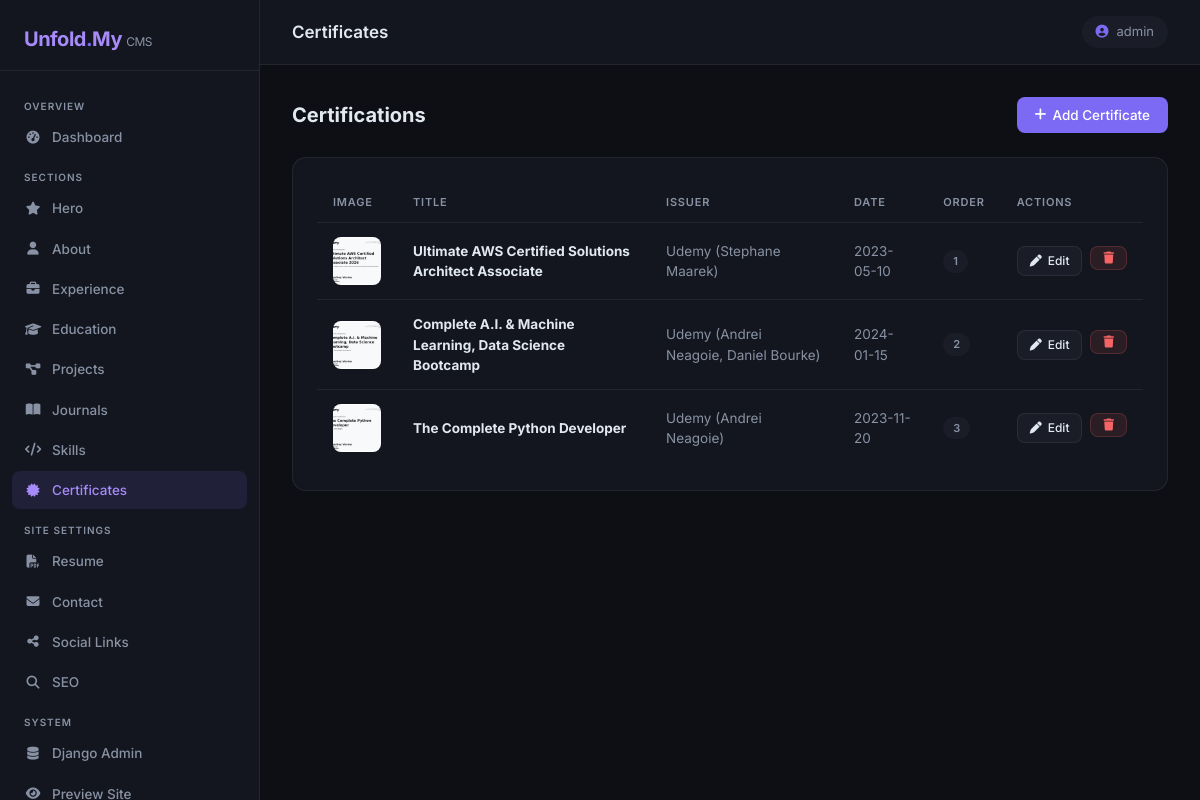
The page /admin-panel/certificates/ (signed in) on the database its author committed.
### profile_1/models.py (models this page shows, shortened)
class Certification(models.Model):
    title = models.CharField(max_length=300)
    issuer = models.CharField(max_length=200)
    issue_date = models.CharField(max_length=50, default="", blank=True)
    certificate_image = models.ImageField(upload_to="certificates/", blank=True, null=True)
    certificate_url = models.URLField(blank=True)
    display_order = models.PositiveIntegerField(default=0)
    class Meta:
        ordering = ["display_order", "title"]

### profile_1/admin_panel/views.py (the view)
# urls.py: path("certificates/",      views.certification_list,  name="certifications"),
@staff_required
def certification_list(request):
    items = Certification.objects.all()
    return render(request, "admin-panel/certificates.html", {"items": items})

### profile_1/admin_panel/views.py (called while the page is built)
def staff_required(view_func):
    @wraps(view_func)
    def wrapper(request, *args, **kwargs):
        if not (request.user.is_authenticated and request.user.is_staff):
            return redirect("admin_panel:login")
        return view_func(request, *args, **kwargs)
    return wrapper

### profile_1/templates/admin-panel/certificates.html (shortened to what this page needs)
{% extends "admin-panel/base.html" %}
{% block page_title_header %}Certificates{% endblock %}
{% block nav_certifications %}active{% endblock %}
{% block content %}
<div class="page-header">
  <h2>Certifications</h2>
  <a href="{% url 'admin_panel:certification-add' %}" class="btn-panel btn-primary-panel"><i class="fa-solid fa-plus"></i> Add Certificate</a>
</div>
<div class="panel-card">
  {% if items %}
  <table class="panel-table">
    <thead>
      <tr><th>Image</th><th>Title</th><th>Issuer</th><th>Date</th><th>Order</th><th>Actions</th></tr>
    </thead>
    <tbody>
      {% for item in items %}
      <tr>
        <td>
          {% if item.certificate_image %}
            <img src="{{ item.certificate_image.url }}" class="thumbnail-sm" alt="">
          {% else %}
            <div style="width:48px;height:48px;border-radius:8px;background:var(--surface2);display:flex;align-items:center;justify-content:center;">
              <i class="fa-solid fa-certificate" style="color:var(--muted)"></i>
            </div>
          {% endif %}
        </td>
        <td><strong>{{ item.title }}</strong></td>
        <td style="color:var(--muted)">{{ item.issuer }}</td>
        <td style="color:var(--muted)">{{ item.issue_date }}</td>
        <td><span class="badge-panel badge-muted">{{ item.display_order }}</span></td>
        <td>
          <div style="display:flex;gap:8px;">
            <a href="{% url 'admin_panel:certification-edit' item.pk %}" class="btn-panel btn-secondary-panel btn-sm-panel"><i class="fa-solid fa-pen"></i> Edit</a>
            <form method="post" action="{% url 'admin_panel:certification-delete' item.pk %}" style="display:inline;" onsubmit="return confirm('Delete?')">
              {% csrf_token %}<button type="submit" class="btn-panel btn-danger-panel btn-sm-panel"><i class="fa-solid fa-trash"></i></button>
            </form>
          </div>
        </td>
      </tr>
      {% endfor %}
    </tbody>
  </table>
  {% else %}
  <div class="empty-state"><i class="fa-solid fa-certificate"></i>No certifications yet.</div>
  {% endif %}
</div>
{% endblock %}

### profile_1/templates/admin-panel/base.html (shortened to what this page needs)
{% load static %}
<!DOCTYPE html>
<html lang="en">
<head>
  <link rel="stylesheet" href="https://cdn.jsdelivr.net/npm/bootstrap@5.3.2/dist/css/bootstrap.min.css">
  <link rel="stylesheet" href="https://cdnjs.cloudflare.com/ajax/libs/font-awesome/6.5.1/css/all.min.css">
</head>
<body>
  <aside class="sidebar">
    <div class="sidebar-brand">Unfold<span>.</span>My <span style="font-size:12px;font-weight:400;color:var(--muted)">CMS</span></div>
    <nav class="sidebar-nav">
      <div class="nav-section-label">Overview</div>
      <a href="{% url 'admin_panel:dashboard' %}" class="sidebar-link {% block nav_dashboard %}{% endblock %}">
        <i class="fa-solid fa-gauge-high"></i> Dashboard
      </a>
      <div class="nav-section-label">Sections</div>
      <a href="{% url 'admin_panel:hero' %}" class="sidebar-link {% block nav_hero %}{% endblock %}">
        <i class="fa-solid fa-star"></i> Hero
      </a>
      <a href="{% url 'admin_panel:about' %}" class="sidebar-link {% block nav_about %}{% endblock %}">
        <i class="fa-solid fa-user"></i> About
      </a>
      <a href="{% url 'admin_panel:experience' %}" class="sidebar-link {% block nav_experience %}{% endblock %}">
        <i class="fa-solid fa-briefcase"></i> Experience
      </a>
      <a href="{% url 'admin_panel:education' %}" class="sidebar-link {% block nav_education %}{% endblock %}">
        <i class="fa-solid fa-graduation-cap"></i> Education
      </a>
      <a href="{% url 'admin_panel:projects' %}" class="sidebar-link {% block nav_projects %}{% endblock %}">
        <i class="fa-solid fa-diagram-project"></i> Projects
      </a>
      <a href="{% url 'admin_panel:journals' %}" class="sidebar-link {% block nav_journals %}{% endblock %}">
        <i class="fa-solid fa-book-open"></i> Journals
      </a>
      <a href="{% url 'admin_panel:skills' %}" class="sidebar-link {% block nav_skills %}{% endblock %}">
        <i class="fa-solid fa-code"></i> Skills
      </a>
      <a href="{% url 'admin_panel:certifications' %}" class="sidebar-link {% block nav_certifications %}{% endblock %}">
        <i class="fa-solid fa-certificate"></i> Certificates
      </a>
      <div class="nav-section-label">Site Settings</div>
      <a href="{% url 'admin_panel:resume' %}" class="sidebar-link {% block nav_resume %}{% endblock %}">
        <i class="fa-solid fa-file-pdf"></i> Resume
      </a>
      <a href="{% url 'admin_panel:contact' %}" class="sidebar-link {% block nav_contact %}{% endblock %}">
        <i class="fa-solid fa-envelope"></i> Contact
      </a>
      <a href="{% url 'admin_panel:social' %}" class="sidebar-link {% block nav_social %}{% endblock %}">
        <i class="fa-solid fa-share-nodes"></i> Social Links
      </a>
      <a href="{% url 'admin_panel:seo' %}" class="sidebar-link {% block nav_seo %}{% endblock %}">
        <i class="fa-solid fa-magnifying-glass"></i> SEO
      </a>
      <div class="nav-section-label">System</div>
      <a href="/admin/" target="_blank" class="sidebar-link">
        <i class="fa-solid fa-database"></i> Django Admin
      </a>
      <a href="/" target="_blank" class="sidebar-link">
        <i class="fa-solid fa-eye"></i> Preview Site
      </a>
    </nav>
  </aside>
  <div class="main-content">
    <div class="topbar">
      <h1>{% block page_title_header %}Dashboard{% endblock %}</h1>
      <div class="user-chip"><i class="fa-solid fa-circle-user"></i> {{ request.user.username }}</div>
    </div>
    <div class="page-body">
      {% block content %}{% endblock %}
    </div>
  </div>
</body>
</html>

### profile_1/templates/admin-panel/base.html (style rules this page uses)
:root { --sidebar-w: 260px; --bg: #0d0f14; --surface: #13161e; --surface2: #1a1d28; --border: rgba(255,255,255,0.07); --accent: #7c6af5; --accent2: #a78bfa; --text: #e2e8f0; --muted: #8892a4; --danger: #f56565; --success: #48bb78; }
*, *::before, *::after { box-sizing: border-box; }
body { margin: 0; font-family: 'Inter', sans-serif; background: var(--bg); color: var(--text); min-height: 100vh; }
.sidebar { position: fixed; top: 0; left: 0; width: var(--sidebar-w); height: 100vh; background: var(--surface); border-right: 1px solid var(--border); display: flex; flex-direction: column; z-index: 100; overflow-y: auto; }
.sidebar-brand { padding: 24px 24px 16px; font-size: 20px; font-weight: 700; letter-spacing: -0.5px; color: var(--accent2); border-bottom: 1px solid var(--border); }
.sidebar-brand span { color: var(--accent); }
.sidebar-nav { flex: 1; padding: 16px 12px; }
.nav-section-label { font-size: 10px; text-transform: uppercase; letter-spacing: 1px; color: var(--muted); padding: 12px 12px 4px; font-weight: 600; }
.sidebar-link { display: flex; align-items: center; gap: 10px; padding: 9px 12px; border-radius: 8px; font-size: 13.5px; font-weight: 500; color: var(--muted); text-decoration: none; margin-bottom: 2px; transition: all .15s ease; }
.sidebar-link:hover, .sidebar-link.active { background: rgba(124,106,245,.12); color: var(--accent2); }
.sidebar-link i { width: 18px; text-align: center; font-size: 13px; }
.main-content { margin-left: var(--sidebar-w); min-height: 100vh; display: flex; flex-direction: column; }
.topbar { position: sticky; top: 0; z-index: 50; background: var(--surface); border-bottom: 1px solid var(--border); padding: 16px 32px; display: flex; align-items: center; justify-content: space-between; }
.topbar h1 { font-size: 17px; font-weight: 600; margin: 0; }
.topbar .user-chip { background: var(--surface2); border-radius: 40px; padding: 6px 14px; font-size: 13px; color: var(--muted); display: flex; align-items: center; gap: 8px; }
.topbar .user-chip i { color: var(--accent); }
.page-body { flex: 1; padding: 32px; }
.panel-card { background: var(--surface); border: 1px solid var(--border); border-radius: 14px; padding: 24px; }
.btn-panel { display: inline-flex; align-items: center; gap: 6px; padding: 8px 18px; border-radius: 8px; font-size: 13.5px; font-weight: 500; border: none; cursor: pointer; text-decoration: none; transition: all .15s; }
.btn-primary-panel { background: var(--accent); color: #fff; }
.btn-secondary-panel { background: var(--surface2); color: var(--text); border: 1px solid var(--border); }
.btn-danger-panel { background: rgba(245,101,101,.1); color: var(--danger); border: 1px solid rgba(245,101,101,.2); }
.btn-sm-panel { padding: 5px 12px; font-size: 12px; }
.panel-table { width: 100%; border-collapse: collapse; }
.panel-table th { padding: 12px 16px; text-align: left; font-size: 11px; text-transform: uppercase; letter-spacing: 0.8px; color: var(--muted); border-bottom: 1px solid var(--border); font-weight: 600; }
.panel-table td { padding: 14px 16px; border-bottom: 1px solid var(--border); font-size: 13.5px; color: var(--text); vertical-align: middle; }
.panel-table tr:last-child td { border-bottom: none; }
.badge-panel { display: inline-block; padding: 3px 10px; border-radius: 20px; font-size: 11px; font-weight: 600; }
.badge-muted { background: var(--surface2); color: var(--muted); }
.page-header { display: flex; align-items: center; justify-content: space-between; margin-bottom: 24px; }
.page-header h2 { font-size: 20px; font-weight: 700; margin: 0; }
.thumbnail-sm { width: 48px; height: 48px; object-fit: cover; border-radius: 8px; }

### rows shown on the page
Certification: certificate_image (picture), title "Ultimate AWS Certified Solutions Architect Associate", issuer "Udemy (Stephane Maarek)", issue_date "2023-05-10", display_order "1"
Certification: certificate_image (picture), title "Complete A.I. & Machine Learning, Data Science Bootcamp", issuer "Udemy (Andrei Neagoie, Daniel Bourke)", issue_date "2024-01-15", display_order "2"
Certification: certificate_image (picture), title "The Complete Python Developer", issuer "Udemy (Andrei Neagoie)", issue_date "2023-11-20", display_order "3"

### other values the page prints
{{ request.user.username }} "admin"
